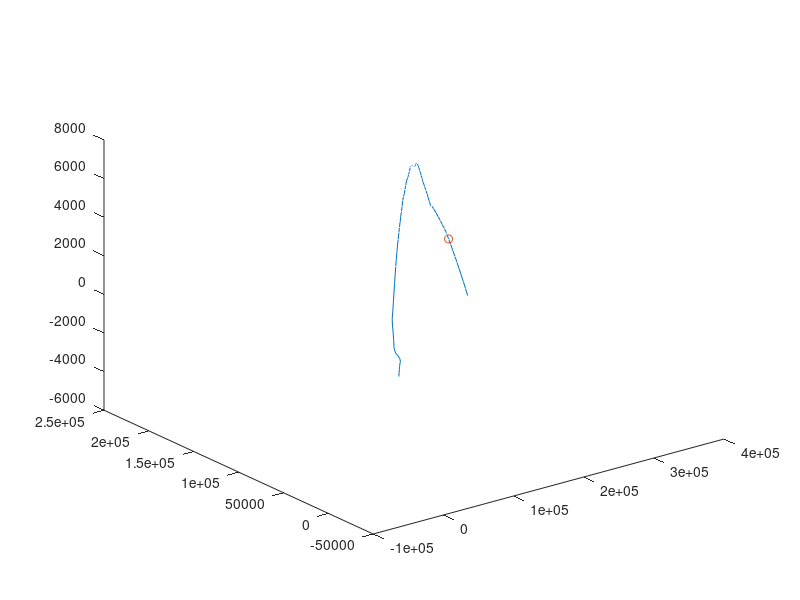

MATLAB code to generate this figure:
a = 6378137; 
e2 = 0.00669437999013;
macierz_lot = load('dane.txt');

%wsp. samolotu
phi = macierz_lot(:,1);  
lambda = macierz_lot(:,2); 
h = macierz_lot(:,3); 

%wsp. lotniska 
phiB = 45.74305;
lambdaB = 16.06888;
hB = 108;

N = (a ./ sqrt(1-e2 .* sind(phi) .* sind(phi)));
x = ((N + h) .* cosd(phi) .* cosd(lambda));
y = ((N + h) .* cosd(phi) .* sind(lambda));
z = ((N .* (1 - e2) + h) .* sind(phi));

NB = (a./sqrt(1-e2 .* sind(phiB) .* sind(phiB)));
xB = ((NB + hB) .* cosd(phiB) .* cosd(lambdaB));
yB = ((NB + hB) .* cosd(phiB) .* sind(lambdaB));
zB = ((NB .* (1-e2) + hB) .* sind(phiB));

n = ((-sind(phiB) .* cosd(lambdaB) .* (x - xB)) + ...
    (-sind(phiB) .* sind(lambdaB) .* (y - yB)) + ...
    (cosd(phiB) .* (z - zB)));

e = (-sind(lambdaB) .* (x - xB) + ...
    cosd(lambdaB) .* (y - yB));

u = ((cosd(phiB) .* cosd(lambdaB) .* (x - xB)) + ...
    (cosd(phiB) .* sind(lambdaB) .* (y - yB)) + ...
    (sind(phiB) .* (z - zB)));

%Azymut, odleglosc skosna s, odleglosc zenitalna samolotu
A = atand(e./n);
s = sqrt(n.^2+e.^2+u.^2);
zen = acosd(u./sqrt(n.^2+e.^2+u.^2));

for i = 1:length(A)
    if n(i) < 0 & e(i) > 0
        A(i) = A(i) + 180
    elseif n(i) < 0 & e(i) < 0
        A(i) = A(i) + 180
    elseif n(i) > 0 & e(i) < 0
        A(i) = A(i) + 360
    elseif A(i) > 360
        A(i) = A(i) - 360
    end
end

%znalezienie punktu kiedy samolot znika za horyzontem
idx = 0
for i = 1:length(A)
    if u(i) < 0 & z(i) > 90 & idx == 0 
        disp(i)
        idx = i
    end
end

%trasa samolotu
%geoscatter(phi,lambda,5,'ro');

%wykres lotu we wspolrzednych XYZ względem elipsoidy GRS80 
%plot3(x,y,z);

%wykres lotu we wspolrzednych neu względem lotniska, z punktem gdzie
%samolot znika za goryzontem
plot3(n, e, u)
hold on
plot3(n(idx), e(idx), u(idx),"o-")